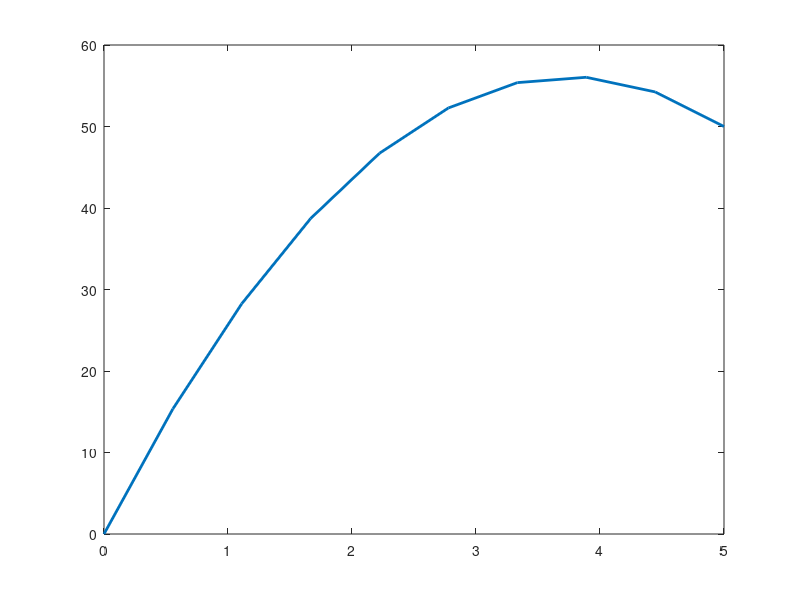

The MATLAB source for this figure: (Note: this script raises an error after producing the figure.)
%% Rocket problem
clear;close all;
n=10;
a=0;b=5;
t=linspace(a,b,n);
h=(b-a)/n;
g=-9.8;

u=ones(n,1);
l=u;
u(1:2)=0;
l(end-1:end)=0;
d=-2*ones(n,1);
d(1)=1;
d(end)=1;
A=spdiags([l d u],-1:1,n,n);
%A(1,2)=0;A(end,end)=1;
b=g*h^2*ones(n,1);
b(1)=0;
b(end)=50;
y_est=A\b;

h=plot(t,y_est,'linewidth',2);
h_gca=gca;
h_gca.FontSize=14;
xlabel('time (s)')
ylabel('altitude (m)')
title('Rocket problem')

%% Boundary value problem
clear;close all;
n=6;
a=0;b=pi/2;
x=linspace(a,b,n);
h=(b-a)/n;

u=ones(n,1);
l=u;
u(1:2)=0;
l(end-1)=2;
l(end)=0;
d=(-2+4*h^2)*ones(n,1);
d(1)=1;
A=spdiags([l d u],-1:1,n,n);
% b=zeros(n,1);
% b(2:end)=4*h^2*x(2:end);
b=4*h^2*x';
b(1)=0;
y_est=A\b;

h=plot(x,y_est,'linewidth',2);
h_gca=gca;
h_gca.FontSize=14;
xlabel('x')
ylabel('y')
title('Boundary value problem')
